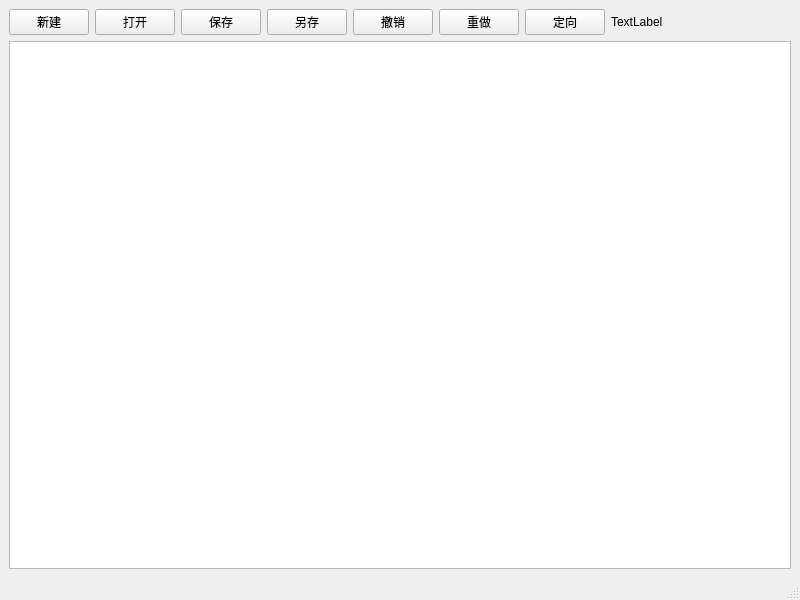
<?xml version="1.0" encoding="UTF-8"?>
<ui version="4.0">
 <class>MainWindow</class>
 <widget class="QMainWindow" name="MainWindow">
  <property name="geometry">
   <rect>
    <x>0</x>
    <y>0</y>
    <width>800</width>
    <height>600</height>
   </rect>
  </property>
  <property name="windowTitle">
   <string>MainWindow</string>
  </property>
  <widget class="QWidget" name="centralwidget">
   <layout class="QVBoxLayout" name="verticalLayout">
    <item>
     <layout class="QHBoxLayout" name="horizontalLayout">
      <item>
       <widget class="QPushButton" name="pushButton">
        <property name="text">
         <string>新建</string>
        </property>
       </widget>
      </item>
      <item>
       <widget class="QPushButton" name="pushButton_2">
        <property name="text">
         <string>打开</string>
        </property>
       </widget>
      </item>
      <item>
       <widget class="QPushButton" name="pushButton_3">
        <property name="text">
         <string>保存</string>
        </property>
       </widget>
      </item>
      <item>
       <widget class="QPushButton" name="pushButton_4">
        <property name="text">
         <string>另存</string>
        </property>
       </widget>
      </item>
      <item>
       <widget class="QPushButton" name="pushButton_5">
        <property name="text">
         <string>撤销</string>
        </property>
       </widget>
      </item>
      <item>
       <widget class="QPushButton" name="pushButton_6">
        <property name="text">
         <string>重做</string>
        </property>
       </widget>
      </item>
      <item>
       <widget class="QPushButton" name="pushButton_7">
        <property name="text">
         <string>定向</string>
        </property>
       </widget>
      </item>
      <item>
       <widget class="QLabel" name="label">
        <property name="text">
         <string>TextLabel</string>
        </property>
       </widget>
      </item>
      <item>
       <spacer name="horizontalSpacer">
        <property name="orientation">
         <enum>Qt::Horizontal</enum>
        </property>
        <property name="sizeHint" stdset="0">
         <size>
          <width>40</width>
          <height>20</height>
         </size>
        </property>
       </spacer>
      </item>
     </layout>
    </item>
    <item>
     <widget class="QTextEdit" name="textEdit"/>
    </item>
   </layout>
  </widget>
  <widget class="QMenuBar" name="menubar">
   <property name="geometry">
    <rect>
     <x>0</x>
     <y>0</y>
     <width>800</width>
     <height>23</height>
    </rect>
   </property>
  </widget>
  <widget class="QStatusBar" name="statusbar"/>
 </widget>
 <resources/>
 <connections/>
</ui>
